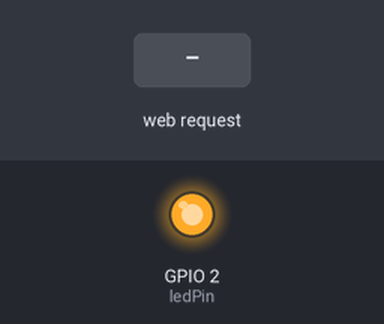
Simulated run of this sketch. Board: ESP8266 (NodeMCU). Parts: output pins drawn as LEDs (lit = HIGH). The inputs (shaded band) are chosen by the test bench. WiFi joins after 1.5 s; servers stay silent unless stated; random numbers use the default seed unless the sketch sets one.

Above: at 2.7 s.
2.8 s: HTTP request GET /calc?x=1&y=1&op=1 received
Timing chart, 0 to 5.8 s (numbered marks = the images above; inputs shaded):
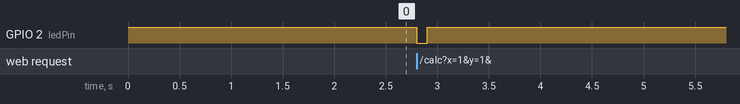

The sketch:

ESP8266_Neon_Calculator.ino
```cpp
#include <ESP8266WiFi.h>
#include <ESP8266WebServer.h>
const char* ssid = "YourWiFiName";
const char* password = "YourWiFiPassword";
ESP8266WebServer server(80);
int ledPin = 2;
String page = R"rawliteral(
<!DOCTYPE html>
<html lang="en">
<head>
  <meta charset="UTF-8">
  <meta name="viewport" content="width=device-width, initial-scale=1.0">
  <title>Calculator</title>
  <style>
    * { box-sizing: border-box; }
    body, html { margin: 0; padding: 0; height: 100%; overflow: hidden; background: #000; font-family: 'Segoe UI', Tahoma, Geneva, Verdana, sans-serif; color: #0ff; }
    #bgCanvas { position: fixed; top: 0; left: 0; width: 100%; height: 100%; z-index: 0; }
    .container { position: relative; z-index: 2; display: flex; flex-direction: column; align-items: center; justify-content: center; height: 100%; }
    .calculator { background: rgba(17, 17, 17, 0.85); border: 2px solid #0ff; border-radius: 20px; padding: 20px; box-shadow: 0 0 30px #0ff; width: 350px; max-width: 90%; transition: background 0.5s ease; }
    .opacity-control { width: 100%; margin-bottom: 10px; text-align: center; color: #fff; }
    .opacity-control input[type=range] { width: 80%; margin-top: 5px; }
    .display { background: #000; color: #0f0; font-size: 2em; text-align: right; padding: 15px; border: 2px solid #0ff; border-radius: 10px; min-height: 60px; overflow: hidden; text-shadow: 0 0 10px #0ff; margin-bottom: 15px; }
    .buttons { display: grid; grid-template-columns: repeat(4, 1fr); grid-gap: 10px; }
    button { padding: 20px; font-size: 1.5em; border: none; border-radius: 10px; background: #222; color: #0ff; cursor: pointer; transition: all 0.2s; box-shadow: 0 0 5px #0ff; }
    button:hover { background: #0ff; color: #000; box-shadow: 0 0 15px #0ff; }
    button:active { transform: scale(0.95); }
    .wide { grid-column: span 4; background: #ff073a; color: #fff; box-shadow: 0 0 5px #ff073a; }
  </style>
</head>
<body>
  <canvas id="bgCanvas"></canvas>
  <div class="container">
    <div class="calculator" id="calcContainer">
      <div class="opacity-control">
        Transparency:
        <input type="range" id="opacityRange" min="10" max="100" value="85">
      </div>
      <div id="display" class="display"></div>
      <div class="buttons">
        <button data-value="7">7</button>
        <button data-value="8">8</button>
        <button data-value="9">9</button>
        <button data-op="/">÷</button>
        <button data-value="4">4</button>
        <button data-value="5">5</button>
        <button data-value="6">6</button>
        <button data-op="*">×</button>
        <button data-value="1">1</button>
        <button data-value="2">2</button>
        <button data-value="3">3</button>
        <button data-op="-">−</button>
        <button data-value="0">0</button>
        <button data-value=".">.</button>
        <button id="equals">=</button>
        <button data-op="+">+</button>
        <button class="wide" id="clear">C</button>
      </div>
    </div>
  </div>
  <script>
    var canvas = document.getElementById("bgCanvas");
    var ctx = canvas.getContext("2d");
    function resizeCanvas() {
      canvas.width = window.innerWidth;
      canvas.height = window.innerHeight;
    }
    window.addEventListener("resize", resizeCanvas);
    resizeCanvas();
    var auroraBands = [];
    function initAurora() {
      auroraBands = [];
      for (var i = 0; i < 6; i++) {
        var band = {
          amplitude: Math.random() * 30 + 20,
          wavelength: Math.random() * 80 + 120,
          speed: Math.random() * 0.005 + 0.002,
          yOffset: Math.random() * canvas.height,
          color: "rgba(0,150,255,0.3)",
          phase: Math.random() * Math.PI * 2
        };
        auroraBands.push(band);
      }
    }
    initAurora();
    var auroraTime = 0;
    function drawAurora() {
      ctx.clearRect(0, 0, canvas.width, canvas.height);
      auroraTime += 0.7;
      for (var i = 0; i < auroraBands.length; i++) {
        var band = auroraBands[i];
        ctx.beginPath();
        ctx.moveTo(0, band.yOffset + Math.sin(0 * 2 * Math.PI / band.wavelength + band.phase + auroraTime * band.speed) * band.amplitude);
        for (var x = 0; x <= canvas.width; x += 8) {
          var y = band.yOffset + Math.sin(x * 2 * Math.PI / band.wavelength + band.phase + auroraTime * band.speed) * band.amplitude;
          ctx.lineTo(x, y);
        }
        ctx.lineTo(canvas.width, canvas.height);
        ctx.lineTo(0, canvas.height);
        ctx.closePath();
        var gradient = ctx.createLinearGradient(0, band.yOffset - band.amplitude, 0, band.yOffset + band.amplitude);
        gradient.addColorStop(0, "rgba(0,150,255,0.5)");
        gradient.addColorStop(1, "rgba(0,0,0,0)");
        ctx.fillStyle = gradient;
        ctx.fill();
      }
      requestAnimationFrame(drawAurora);
    }
    drawAurora();
  </script>
  <script>
    const display = document.getElementById("display");
    const opacityRange = document.getElementById("opacityRange");
    const calcContainer = document.getElementById("calcContainer");
    opacityRange.addEventListener("input", function() {
      calcContainer.style.background = "rgba(17, 17, 17, " + (opacityRange.value / 100) + ")";
    });
    let current = "";
    let stored = null;
    let op = "";
    document.querySelectorAll("button[data-value]").forEach(b => {
      b.addEventListener("click", e => {
        current += e.target.getAttribute("data-value");
        display.innerText = current;
      });
    });
    document.querySelectorAll("button[data-op]").forEach(b => {
      b.addEventListener("click", e => {
        if (current === "") return;
        stored = parseFloat(current);
        op = e.target.getAttribute("data-op");
        current = "";
        display.innerText = stored + " " + op;
      });
    });
    document.getElementById("clear").addEventListener("click", () => {
      current = "";
      stored = null;
      op = "";
      display.innerText = "";
    });
    document.getElementById("equals").addEventListener("click", () => {
      if (current === "") return;
      let second = parseFloat(current);
      fetch("/calc?x=" + stored + "&y=" + second + "&op=" + encodeURIComponent(op))
        .then(r => r.text())
        .then(result => {
          display.innerText = result;
          current = result;
          stored = null;
          op = "";
        });
    });
  </script>
  <script>
    var extraParticles = [];
    function initExtraParticles() {
      extraParticles = [];
      for (var i = 0; i < 40; i++) {
        extraParticles.push({
          x: Math.random() * canvas.width,
          y: Math.random() * canvas.height,
          radius: Math.random() * 3 + 1,
          dx: (Math.random() - 0.5) * 1.5,
          dy: (Math.random() - 0.5) * 1.5,
          opacity: Math.random() * 0.5 + 0.5
        });
      }
    }
    initExtraParticles();
    function drawExtraParticles() {
      extraParticles.forEach(function(p) {
        p.x += p.dx;
        p.y += p.dy;
        if (p.x > canvas.width) p.x = 0;
        if (p.x < 0) p.x = canvas.width;
        if (p.y > canvas.height) p.y = 0;
        if (p.y < 0) p.y = canvas.height;
        ctx.beginPath();
        ctx.arc(p.x, p.y, p.radius, 0, Math.PI * 2);
        ctx.fillStyle = "rgba(0,150,255," + p.opacity + ")";
        ctx.fill();
      });
      requestAnimationFrame(drawExtraParticles);
    }
    drawExtraParticles();
  </script>
</body>
</html>
)rawliteral";
void blinkLED() {
  digitalWrite(ledPin, LOW);
  delay(100);
  digitalWrite(ledPin, HIGH);
}
void handleRoot() {
  server.send(200, "text/html", page);
}
void handleCalc() {
  if (!server.hasArg("x") || !server.hasArg("y") || !server.hasArg("op")) {
    server.send(200, "text/plain", "Eksik");
    return;
  }
  double x = server.arg("x").toDouble();
  double y = server.arg("y").toDouble();
  String op = server.arg("op");
  double result = 0;
  if (op == "+")
    result = x + y;
  else if (op == "-")
    result = x - y;
  else if (op == "*")
    result = x * y;
  else if (op == "/") {
    if (y == 0) {
      server.send(200, "text/plain", "Tanimsiz");
      return;
    }
    result = x / y;
  }
  blinkLED();
  server.send(200, "text/plain", String(result));
}
void setup() {
  pinMode(ledPin, OUTPUT);
  digitalWrite(ledPin, HIGH);
  WiFi.begin(ssid, password);
  while (WiFi.status() != WL_CONNECTED) { delay(300); }
  server.on("/", handleRoot);
  server.on("/calc", handleCalc);
  server.begin();
}
void loop() {
  server.handleClient();
}
```

Measured:
- after the input at 2.8 s, GPIO 2 (ledPin): HIGH → LOW at once, → HIGH 0.10 s later
